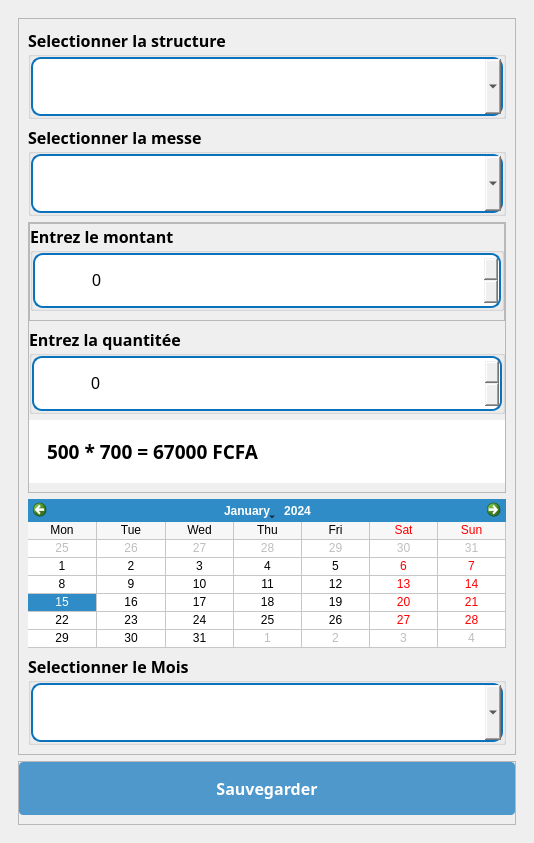
<?xml version="1.0" encoding="UTF-8"?>
<ui version="4.0">
 <class>Dialog</class>
 <widget class="QDialog" name="Dialog">
  <property name="geometry">
   <rect>
    <x>0</x>
    <y>0</y>
    <width>534</width>
    <height>826</height>
   </rect>
  </property>
  <property name="windowTitle">
   <string>Dialog</string>
  </property>
  <layout class="QVBoxLayout" name="verticalLayout">
   <property name="spacing">
    <number>0</number>
   </property>
   <property name="leftMargin">
    <number>0</number>
   </property>
   <property name="topMargin">
    <number>0</number>
   </property>
   <property name="rightMargin">
    <number>0</number>
   </property>
   <property name="bottomMargin">
    <number>0</number>
   </property>
   <item>
    <widget class="QWidget" name="widget" native="true">
     <layout class="QVBoxLayout" name="verticalLayout_2">
      <property name="spacing">
       <number>0</number>
      </property>
      <property name="leftMargin">
       <number>0</number>
      </property>
      <property name="topMargin">
       <number>0</number>
      </property>
      <property name="rightMargin">
       <number>0</number>
      </property>
      <property name="bottomMargin">
       <number>0</number>
      </property>
      <item>
       <widget class="QWidget" name="widget_2" native="true">
        <layout class="QVBoxLayout" name="verticalLayout_3">
         <item>
          <widget class="QWidget" name="widget_3" native="true">
           <layout class="QVBoxLayout" name="verticalLayout_4">
            <item>
             <widget class="QFrame" name="frame">
              <property name="styleSheet">
               <string notr="true"/>
              </property>
              <property name="frameShape">
               <enum>QFrame::StyledPanel</enum>
              </property>
              <property name="frameShadow">
               <enum>QFrame::Raised</enum>
              </property>
              <layout class="QVBoxLayout" name="verticalLayout_5">
               <item>
                <widget class="QGroupBox" name="groupBox_3">
                 <property name="font">
                  <font>
                   <family>GeForce</family>
                   <pointsize>12</pointsize>
                   <weight>75</weight>
                   <bold>true</bold>
                  </font>
                 </property>
                 <property name="title">
                  <string>Selectionner la structure</string>
                 </property>
                 <layout class="QVBoxLayout" name="verticalLayout_8">
                  <property name="spacing">
                   <number>0</number>
                  </property>
                  <property name="leftMargin">
                   <number>0</number>
                  </property>
                  <property name="topMargin">
                   <number>0</number>
                  </property>
                  <property name="rightMargin">
                   <number>0</number>
                  </property>
                  <property name="bottomMargin">
                   <number>0</number>
                  </property>
                  <item>
                   <widget class="QFrame" name="input_6">
                    <property name="styleSheet">
                     <string notr="true">#input_6{
	background:white;
	border-radius:10px;
	border:2px  solid rgb(10, 114, 189);
}

#nature{
	border: none;
}</string>
                    </property>
                    <property name="frameShape">
                     <enum>QFrame::StyledPanel</enum>
                    </property>
                    <property name="frameShadow">
                     <enum>QFrame::Raised</enum>
                    </property>
                    <layout class="QHBoxLayout" name="horizontalLayout_4">
                     <property name="spacing">
                      <number>0</number>
                     </property>
                     <property name="leftMargin">
                      <number>10</number>
                     </property>
                     <property name="topMargin">
                      <number>0</number>
                     </property>
                     <property name="rightMargin">
                      <number>0</number>
                     </property>
                     <property name="bottomMargin">
                      <number>0</number>
                     </property>
                     <item>
                      <widget class="QLabel" name="ico">
                       <property name="maximumSize">
                        <size>
                         <width>30</width>
                         <height>30</height>
                        </size>
                       </property>
                       <property name="text">
                        <string/>
                       </property>
                       <property name="pixmap">
                        <pixmap>../../static/asset/icons/blue/box.svg</pixmap>
                       </property>
                       <property name="scaledContents">
                        <bool>true</bool>
                       </property>
                      </widget>
                     </item>
                     <item>
                      <widget class="QComboBox" name="structure">
                       <property name="font">
                        <font>
                         <family>GeForce</family>
                         <pointsize>12</pointsize>
                         <weight>50</weight>
                         <bold>false</bold>
                        </font>
                       </property>
                       <property name="styleSheet">
                        <string notr="true">padding:15px;
border-radius:10px</string>
                       </property>
                      </widget>
                     </item>
                    </layout>
                   </widget>
                  </item>
                 </layout>
                </widget>
               </item>
               <item>
                <widget class="QGroupBox" name="groupBox_4">
                 <property name="font">
                  <font>
                   <family>GeForce</family>
                   <pointsize>12</pointsize>
                   <weight>75</weight>
                   <bold>true</bold>
                  </font>
                 </property>
                 <property name="title">
                  <string>Selectionner la messe</string>
                 </property>
                 <layout class="QVBoxLayout" name="verticalLayout_12">
                  <property name="spacing">
                   <number>0</number>
                  </property>
                  <property name="leftMargin">
                   <number>0</number>
                  </property>
                  <property name="topMargin">
                   <number>0</number>
                  </property>
                  <property name="rightMargin">
                   <number>0</number>
                  </property>
                  <property name="bottomMargin">
                   <number>0</number>
                  </property>
                  <item>
                   <widget class="QFrame" name="input_7">
                    <property name="styleSheet">
                     <string notr="true">#input_7{
	background:white;
	border-radius:10px;
	border:2px  solid rgb(10, 114, 189);
}

#nature{
	border: none;
}</string>
                    </property>
                    <property name="frameShape">
                     <enum>QFrame::StyledPanel</enum>
                    </property>
                    <property name="frameShadow">
                     <enum>QFrame::Raised</enum>
                    </property>
                    <layout class="QHBoxLayout" name="horizontalLayout_5">
                     <property name="spacing">
                      <number>0</number>
                     </property>
                     <property name="leftMargin">
                      <number>10</number>
                     </property>
                     <property name="topMargin">
                      <number>0</number>
                     </property>
                     <property name="rightMargin">
                      <number>0</number>
                     </property>
                     <property name="bottomMargin">
                      <number>0</number>
                     </property>
                     <item>
                      <widget class="QLabel" name="ico_2">
                       <property name="maximumSize">
                        <size>
                         <width>30</width>
                         <height>30</height>
                        </size>
                       </property>
                       <property name="text">
                        <string/>
                       </property>
                       <property name="pixmap">
                        <pixmap>../../static/asset/icons/blue/check-circle.svg</pixmap>
                       </property>
                       <property name="scaledContents">
                        <bool>true</bool>
                       </property>
                      </widget>
                     </item>
                     <item>
                      <widget class="QComboBox" name="casuel">
                       <property name="font">
                        <font>
                         <family>GeForce</family>
                         <pointsize>12</pointsize>
                         <weight>50</weight>
                         <bold>false</bold>
                        </font>
                       </property>
                       <property name="styleSheet">
                        <string notr="true">padding:15px;
border-radius:10px</string>
                       </property>
                      </widget>
                     </item>
                    </layout>
                   </widget>
                  </item>
                 </layout>
                </widget>
               </item>
               <item>
                <widget class="QFrame" name="frame_6">
                 <property name="styleSheet">
                  <string notr="true"/>
                 </property>
                 <property name="frameShape">
                  <enum>QFrame::StyledPanel</enum>
                 </property>
                 <property name="frameShadow">
                  <enum>QFrame::Raised</enum>
                 </property>
                 <layout class="QVBoxLayout" name="verticalLayout_10">
                  <property name="leftMargin">
                   <number>0</number>
                  </property>
                  <property name="topMargin">
                   <number>0</number>
                  </property>
                  <property name="rightMargin">
                   <number>0</number>
                  </property>
                  <property name="bottomMargin">
                   <number>9</number>
                  </property>
                  <item>
                   <widget class="QFrame" name="frame_7">
                    <property name="styleSheet">
                     <string notr="true"/>
                    </property>
                    <property name="frameShape">
                     <enum>QFrame::StyledPanel</enum>
                    </property>
                    <property name="frameShadow">
                     <enum>QFrame::Raised</enum>
                    </property>
                    <layout class="QVBoxLayout" name="verticalLayout_11">
                     <property name="leftMargin">
                      <number>0</number>
                     </property>
                     <property name="topMargin">
                      <number>0</number>
                     </property>
                     <property name="rightMargin">
                      <number>0</number>
                     </property>
                     <property name="bottomMargin">
                      <number>9</number>
                     </property>
                     <item>
                      <widget class="QGroupBox" name="groupBox_6">
                       <property name="font">
                        <font>
                         <family>GeForce</family>
                         <pointsize>12</pointsize>
                         <weight>75</weight>
                         <bold>true</bold>
                        </font>
                       </property>
                       <property name="title">
                        <string>Entrez le montant</string>
                       </property>
                       <layout class="QVBoxLayout" name="verticalLayout_14">
                        <property name="spacing">
                         <number>0</number>
                        </property>
                        <property name="leftMargin">
                         <number>0</number>
                        </property>
                        <property name="topMargin">
                         <number>0</number>
                        </property>
                        <property name="rightMargin">
                         <number>0</number>
                        </property>
                        <property name="bottomMargin">
                         <number>0</number>
                        </property>
                        <item>
                         <widget class="QFrame" name="input_9">
                          <property name="styleSheet">
                           <string notr="true">#input_9{
	background:white;
	border-radius:10px;
	border:2px  solid rgb(10, 114, 189);
}

#nature{
	border: none;
}</string>
                          </property>
                          <property name="frameShape">
                           <enum>QFrame::StyledPanel</enum>
                          </property>
                          <property name="frameShadow">
                           <enum>QFrame::Raised</enum>
                          </property>
                          <layout class="QHBoxLayout" name="horizontalLayout_8">
                           <property name="spacing">
                            <number>0</number>
                           </property>
                           <property name="leftMargin">
                            <number>10</number>
                           </property>
                           <property name="topMargin">
                            <number>0</number>
                           </property>
                           <property name="rightMargin">
                            <number>0</number>
                           </property>
                           <property name="bottomMargin">
                            <number>0</number>
                           </property>
                           <item>
                            <widget class="QLabel" name="ico_4">
                             <property name="maximumSize">
                              <size>
                               <width>30</width>
                               <height>30</height>
                              </size>
                             </property>
                             <property name="text">
                              <string/>
                             </property>
                             <property name="pixmap">
                              <pixmap>../../static/asset/icons/blue/dollar-sign.svg</pixmap>
                             </property>
                             <property name="scaledContents">
                              <bool>true</bool>
                             </property>
                            </widget>
                           </item>
                           <item>
                            <widget class="QSpinBox" name="montant">
                             <property name="font">
                              <font>
                               <pointsize>12</pointsize>
                              </font>
                             </property>
                             <property name="styleSheet">
                              <string notr="true">padding:15px;
border-radius:10px</string>
                             </property>
                             <property name="maximum">
                              <number>999999999</number>
                             </property>
                            </widget>
                           </item>
                          </layout>
                         </widget>
                        </item>
                       </layout>
                      </widget>
                     </item>
                    </layout>
                   </widget>
                  </item>
                  <item>
                   <widget class="QGroupBox" name="groupBox_5">
                    <property name="font">
                     <font>
                      <family>GeForce</family>
                      <pointsize>12</pointsize>
                      <weight>75</weight>
                      <bold>true</bold>
                     </font>
                    </property>
                    <property name="title">
                     <string>Entrez la quantitée</string>
                    </property>
                    <layout class="QVBoxLayout" name="verticalLayout_13">
                     <property name="spacing">
                      <number>0</number>
                     </property>
                     <property name="leftMargin">
                      <number>0</number>
                     </property>
                     <property name="topMargin">
                      <number>0</number>
                     </property>
                     <property name="rightMargin">
                      <number>0</number>
                     </property>
                     <property name="bottomMargin">
                      <number>0</number>
                     </property>
                     <item>
                      <widget class="QFrame" name="input_8">
                       <property name="styleSheet">
                        <string notr="true">#input_8{
	background:white;
	border-radius:10px;
	border:2px  solid rgb(10, 114, 189);
}

#nature{
	border: none;
}</string>
                       </property>
                       <property name="frameShape">
                        <enum>QFrame::StyledPanel</enum>
                       </property>
                       <property name="frameShadow">
                        <enum>QFrame::Raised</enum>
                       </property>
                       <layout class="QHBoxLayout" name="horizontalLayout_7">
                        <property name="spacing">
                         <number>0</number>
                        </property>
                        <property name="leftMargin">
                         <number>10</number>
                        </property>
                        <property name="topMargin">
                         <number>0</number>
                        </property>
                        <property name="rightMargin">
                         <number>0</number>
                        </property>
                        <property name="bottomMargin">
                         <number>0</number>
                        </property>
                        <item>
                         <widget class="QLabel" name="ico_3">
                          <property name="maximumSize">
                           <size>
                            <width>30</width>
                            <height>30</height>
                           </size>
                          </property>
                          <property name="text">
                           <string/>
                          </property>
                          <property name="pixmap">
                           <pixmap>../../static/asset/icons/blue/check-circle.svg</pixmap>
                          </property>
                          <property name="scaledContents">
                           <bool>true</bool>
                          </property>
                         </widget>
                        </item>
                        <item>
                         <widget class="QSpinBox" name="qtt">
                          <property name="font">
                           <font>
                            <pointsize>12</pointsize>
                           </font>
                          </property>
                          <property name="styleSheet">
                           <string notr="true">padding:15px;
border-radius:10px</string>
                          </property>
                         </widget>
                        </item>
                       </layout>
                      </widget>
                     </item>
                    </layout>
                   </widget>
                  </item>
                  <item>
                   <widget class="QWidget" name="widget_4" native="true">
                    <property name="styleSheet">
                     <string notr="true">background-color: rgb(255, 255, 255);</string>
                    </property>
                    <layout class="QVBoxLayout" name="verticalLayout_15">
                     <item>
                      <widget class="QWidget" name="widget_5" native="true">
                       <layout class="QVBoxLayout" name="verticalLayout_6">
                        <item>
                         <widget class="QLabel" name="preview">
                          <property name="font">
                           <font>
                            <family>GeForce</family>
                            <pointsize>14</pointsize>
                            <weight>75</weight>
                            <bold>true</bold>
                           </font>
                          </property>
                          <property name="text">
                           <string>500 * 700 = 67000 FCFA</string>
                          </property>
                         </widget>
                        </item>
                       </layout>
                      </widget>
                     </item>
                    </layout>
                   </widget>
                  </item>
                 </layout>
                </widget>
               </item>
               <item>
                <widget class="QCalendarWidget" name="calandar">
                 <property name="focusPolicy">
                  <enum>Qt::NoFocus</enum>
                 </property>
                 <property name="minimumDate">
                  <date>
                   <year>2021</year>
                   <month>2</month>
                   <day>9</day>
                  </date>
                 </property>
                 <property name="gridVisible">
                  <bool>true</bool>
                 </property>
                 <property name="horizontalHeaderFormat">
                  <enum>QCalendarWidget::ShortDayNames</enum>
                 </property>
                 <property name="verticalHeaderFormat">
                  <enum>QCalendarWidget::NoVerticalHeader</enum>
                 </property>
                </widget>
               </item>
               <item>
                <widget class="QGroupBox" name="groupBox_2">
                 <property name="font">
                  <font>
                   <family>GeForce</family>
                   <pointsize>12</pointsize>
                   <weight>75</weight>
                   <bold>true</bold>
                  </font>
                 </property>
                 <property name="title">
                  <string>Selectionner le Mois</string>
                 </property>
                 <layout class="QVBoxLayout" name="verticalLayout_7">
                  <property name="spacing">
                   <number>0</number>
                  </property>
                  <property name="leftMargin">
                   <number>0</number>
                  </property>
                  <property name="topMargin">
                   <number>0</number>
                  </property>
                  <property name="rightMargin">
                   <number>0</number>
                  </property>
                  <property name="bottomMargin">
                   <number>0</number>
                  </property>
                  <item>
                   <widget class="QFrame" name="input_3">
                    <property name="styleSheet">
                     <string notr="true">#input_3{
	background:white;
	border-radius:10px;
	border:2px  solid rgb(10, 114, 189);
}

#mois{
	border: none;
}</string>
                    </property>
                    <property name="frameShape">
                     <enum>QFrame::StyledPanel</enum>
                    </property>
                    <property name="frameShadow">
                     <enum>QFrame::Raised</enum>
                    </property>
                    <layout class="QHBoxLayout" name="horizontalLayout_3">
                     <property name="spacing">
                      <number>0</number>
                     </property>
                     <property name="leftMargin">
                      <number>10</number>
                     </property>
                     <property name="topMargin">
                      <number>0</number>
                     </property>
                     <property name="rightMargin">
                      <number>0</number>
                     </property>
                     <property name="bottomMargin">
                      <number>0</number>
                     </property>
                     <item>
                      <widget class="QLabel" name="label_6">
                       <property name="maximumSize">
                        <size>
                         <width>30</width>
                         <height>30</height>
                        </size>
                       </property>
                       <property name="text">
                        <string/>
                       </property>
                       <property name="pixmap">
                        <pixmap>../../static/asset/icons/blue/calendar.svg</pixmap>
                       </property>
                       <property name="scaledContents">
                        <bool>true</bool>
                       </property>
                      </widget>
                     </item>
                     <item>
                      <widget class="QComboBox" name="mois">
                       <property name="font">
                        <font>
                         <family>GeForce</family>
                         <pointsize>12</pointsize>
                         <weight>50</weight>
                         <bold>false</bold>
                        </font>
                       </property>
                       <property name="styleSheet">
                        <string notr="true">padding:15px;
border-radius:10px</string>
                       </property>
                      </widget>
                     </item>
                    </layout>
                   </widget>
                  </item>
                 </layout>
                </widget>
               </item>
              </layout>
             </widget>
            </item>
            <item>
             <widget class="QFrame" name="frame_2">
              <property name="frameShape">
               <enum>QFrame::StyledPanel</enum>
              </property>
              <property name="frameShadow">
               <enum>QFrame::Raised</enum>
              </property>
              <layout class="QVBoxLayout" name="verticalLayout_9">
               <property name="leftMargin">
                <number>0</number>
               </property>
               <property name="topMargin">
                <number>0</number>
               </property>
               <property name="rightMargin">
                <number>0</number>
               </property>
               <item>
                <widget class="QPushButton" name="saveVersement">
                 <property name="font">
                  <font>
                   <family>GeForce</family>
                   <pointsize>12</pointsize>
                   <weight>75</weight>
                   <bold>true</bold>
                  </font>
                 </property>
                 <property name="cursor">
                  <cursorShape>PointingHandCursor</cursorShape>
                 </property>
                 <property name="styleSheet">
                  <string notr="true">#saveVersement{
	background: rgb(10, 114, 189, 0.7);
	color: rgb(255, 255, 255);
	border-radius:4px;
	padding: 15px
}

#saveVersement:hover{
	background: rgb(10, 114, 189, 1);
	border-radius:4px
}
</string>
                 </property>
                 <property name="text">
                  <string>Sauvegarder</string>
                 </property>
                 <property name="icon">
                  <iconset>
                   <normaloff>../../static/asset/icons/white/save.svg</normaloff>../../static/asset/icons/white/save.svg</iconset>
                 </property>
                 <property name="iconSize">
                  <size>
                   <width>25</width>
                   <height>25</height>
                  </size>
                 </property>
                </widget>
               </item>
              </layout>
             </widget>
            </item>
           </layout>
          </widget>
         </item>
        </layout>
       </widget>
      </item>
     </layout>
    </widget>
   </item>
  </layout>
 </widget>
 <resources/>
 <connections/>
</ui>
